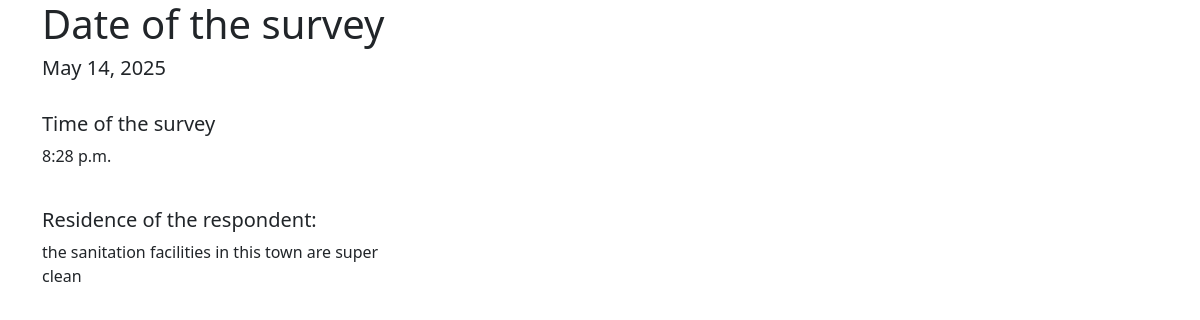
Page /australia/questionnaires/1/ on the committed database.
### australia/models.py (models this page shows, shortened)
class Questionnaire(models.Model):
    WA = "Western_Australia"
    NT = "Northern_Territory"
    QD = "Queensland"
    SA = "Southern_Australia"
    NSW = "New_South_Wales"
    TA = "Tasmania"
    TERRITORY_CHOICES = [
        (WA, "Western Australia"),
        (NT, "Northern Territory"),
        (QD, "Queensland"),
        (SA, "Southern Australia"),
        (NSW, "New South Wales"),
        (TA, "Tasmania")
    ]
    survey_date = models.DateField(default=date.today)
    survey_time = models.TimeField(default=timezone.localtime)
    territory = models.CharField(
        choices=TERRITORY_CHOICES,
        default=WA
    )
    area = models.TextField()
    recorder = models.ForeignKey(Researcher, on_delete=models.CASCADE,)
    images = models.FileField(upload_to="image-%Y-%m-%d", blank=True)

### australia/views.py (the view)
# urls.py: path("questionnaires/<int:pk>/", views.questionnaire_detail, name="questionnaire_detail"),
def questionnaire_detail(request, pk):
    questionnaire = Questionnaire.objects.get(pk=pk)
    context = {
        "questionnaire": questionnaire
    }
    return render(request, "australia/questionnaire_detail.html", context)

### australia/templates/australia/questionnaire_detail.html
{% extends "base.html" %}
{% block base_content %}
<h1> Date of the survey </h1>
<h5> {{ questionnaire.survey_date }} </h5>
<div class="row">
    <div class="col-md-4">
        <br>
        <h5>Time of the survey</h5>
        <p> {{ questionnaire.survey_time }}</p>
        <br>
        <h5>Residence of the respondent:</h5>
        <p>{{ questionnaire.area }}</p>
        <br>
    </div>
</div>
{% endblock base_content %}

### rows in the picture
Questionnaire: survey_date "May 14, 2025", survey_time "8:28 p.m.", area "the sanitation facilities in this town are super clean"
